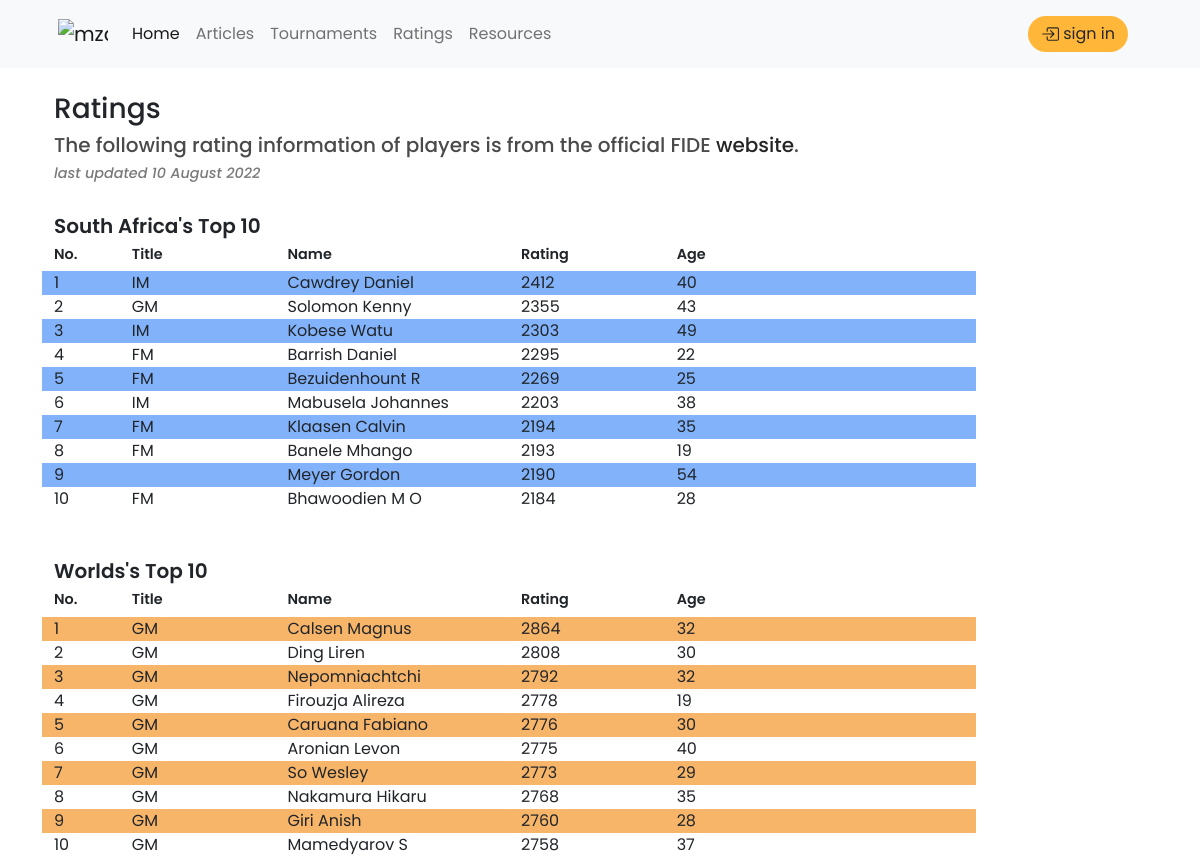
The app's page /ratings/, older data.
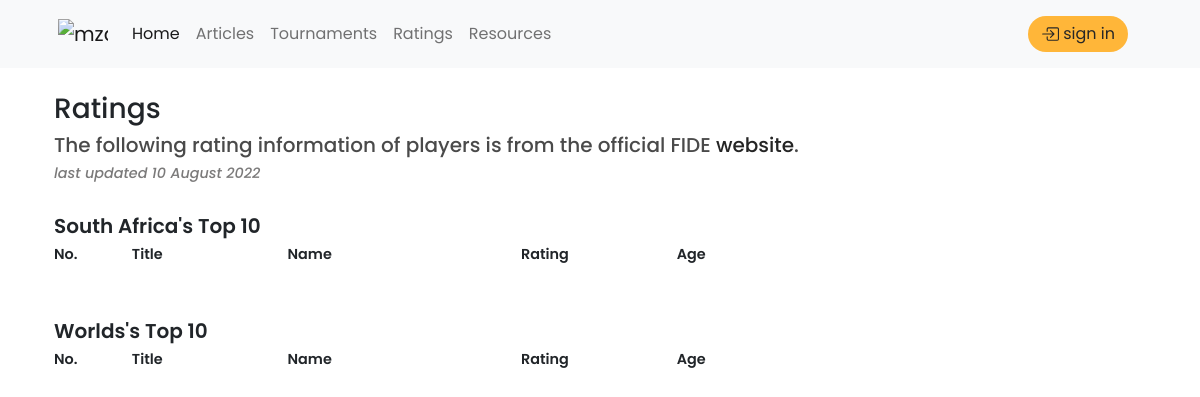
The same page, newer data.
### blog/models.py (models this page shows, shortened)
class Ratings(models.Model):
    position = models.IntegerField(default=0)
    player_name = models.CharField(max_length=200)
    player_title = models.CharField(max_length=10, choices=titles, default=" ")
    player_rating = models.IntegerField(default=0)
    age = models.CharField(max_length=4)
    class Meta:
        verbose_name_plural = "ratings"

class RatingsWorld(models.Model):
    position = models.IntegerField(default=0)
    player_name = models.CharField(max_length=200)
    player_title = models.CharField(max_length=10, choices=titles, default=" ")
    player_rating = models.IntegerField(default=0)
    age = models.CharField(max_length=4)
    class Meta:
        verbose_name_plural = "world_ratings"

### blog/views.py (the view)
# urls.py: path("ratings/",views.ratings,name='ratings'),
def ratings(request):
    player_info = Ratings.objects.all().order_by("position")
    player_info_world = RatingsWorld.objects.all().order_by("position")
    context = {"player_info":player_info,"player_info_world":player_info_world}
    return render(request, "blog/ratings.html",context)

### blog/templates/blog/ratings.html (shortened to what this page needs)
{% extends 'blog/base.html' %}
{% block content %}
<br>
<div class="container-fluid" style="width: 95%;">
<h3 style="margin-bottom: 0cm;">Ratings</h3>
<h5 style="color: rgb(74, 74, 74);margin-top: 0.2cm;"> The following rating information of players is from the official FIDE <a href="https://fide.com">website</a>.</h5>
<h6 style="font-style:oblique;color:rgb(123, 122, 122);font-size: 0.9rem;">last updated 10 August 2022 </h6>
<br>
<h5 style="font-weight: 600;">South Africa's Top 10 </h5>
<div class="col-12 col-lg-10">
    <div class="row">
        <div class="col-1">
            <h6 style="font-weight: 600;font-size: 0.9rem;"> No.</h6>
        </div>
        <div class="col-2">
            <h6 style="font-weight: 600;font-size: 0.9rem;" >Title</h6>
        </div>
        <div class="col-5 col-sm-3">
            <h6 style="font-weight: 600;font-size: 0.9rem;">Name</h6>
        </div>
        <div class="col-2" >
            <h6 style="font-weight: 600;font-size: 0.9rem;">Rating</h6>
        </div>
        <div class="col-1">
            <h6 style="font-weight: 600;font-size: 0.9rem;">Age</h6>
        </div>
    </div>
    {% for i in player_info %}
    {% if i.position|divisibleby:2 %}
    <div class="row" >
        {% else %}
        <div class="row" style="background-color: #82B2FA;" >
    {% endif %}
        <div class="col-1">
            {{i.position}}
        </div>
        <div class="col-2">
            {{i.player_title}}
        </div>
        <div class="col-5 col-sm-3">
            {{i.player_name}}
        </div>
        <div class="col-2">
            {{i.player_rating}}
        </div>
        <div class="col-1">
            {{i.age}}
        </div>
    </div>
    {% endfor %}
    </div>
    <br>
    <br>
    <h5 style="font-weight: 600;">Worlds's Top 10 </h5>
    <div class="col-12 col-lg-10">
    <div class="row">
        <div class="col-1">
            <h6 style="font-weight: 600;font-size: 0.9rem;"> No.</h6>
        </div>
        <div class="col-2">
            <h6 style="font-weight: 600;font-size: 0.9rem;" >Title</h6>
        </div>
        <div class="col-5 col-sm-3">
            <h6 style="font-weight: 600;font-size: 0.9rem;">Name</h6>
        </div>
        <div class="col-2" >
            <h6 style="font-weight: 600;font-size: 0.9rem;">Rating</h6>
        </div>
        <div class="col-1">
            <h6 style="font-weight: 600;font-size: 0.9rem;">Age</h6>
        </div>
    </div>
    {% for i in player_info_world %}
    {% if i.position|divisibleby:2 %}
    <div class="row" >
        {% else %}
        <div class="row" style="background-color: #f7b56a;" >
    {% endif %}
        <div class="col-1">
            {{i.position}}
        </div>
        <div class="col-2">
            {{i.player_title}}
        </div>
        <div class="col-5 col-sm-3">
            {{i.player_name}}
        </div>
        <div class="col-2">
            {{i.player_rating}}
        </div>
        <div class="col-1">
            {{i.age}}
        </div>
    </div>
    {% endfor %}
    </div>
    </div>
{% endblock content %}

### blog/templates/blog/base.html (shortened to what this page needs)
<!DOCTYPE html>
<html lang="en">
    <head>
        {% load static %}
        {% load bootstrap5 %}
        {% bootstrap_css %}
        <link href="https://cdn.jsdelivr.net/npm/bootstrap@5.0.2/dist/css/bootstrap.min.css" rel="stylesheet">
        <link href="{% static 'css/main.css' %}" rel="stylesheet" />
    </head>
    <nav class="navbar navbar-expand-lg navbar-light bg-light">
      <div class="container-fluid">
          <a id="logo"  class="navbar-brand d-flex" href="{% url 'blog:blog' %}" style="margin-left: 0.5cm;">
            <img  src="{% static 'images/logo.png' %}" alt="mzansi chess,south africa chess and tournaments">
            </a>
        <div class="collapse navbar-collapse" id="navbarText">
          <ul class="navbar-nav me-auto mb-2 mb-lg-0">
            <li class="nav-item">
              <a class="nav-link active" aria-current="page" href="{% url 'blog:blog' %}">Home</a>
            </li>
            <li class="nav-item">
              <a class="nav-link" href="#">Articles</a>
            </li>
            <li class="nav-item">
              <a class="nav-link" href="{% url 'blog:tournaments' %}">Tournaments</a>
            </li>
            <li class="nav-item">
              <a class="nav-link" href="{% url 'blog:ratings' %}">Ratings</a>
            </li>
            <li class="nav-item">
              <a class="nav-link" href="#">Resources</a>
            </li>
          </ul>
          <span style="margin-right: 3rem;" class="navbar-text">
            <a id="login-btn" class="btn rounded-pill btn-sm" href="#">
              sign in
             </a>
          </span>
        </div>
      </div>
    </nav>
    <body>
        {% block content %}
        {% endblock content %}
    </body>
</html>

### static/css/main.css (style rules this page uses)
body { font-family: "Poppins", sans-serif; }
a { text-decoration: none; color: rgb(37, 37, 37); }
#login-btn { background-color: #ffb639; color: rgb(39, 39, 39); font-size: 1rem; padding: 0.3rem 0.5rem 0.3rem 0.5rem; min-width: 100px; text-decoration: none; }

### blog/templates/blog/base.html (style rules this page uses)
#logo img { margin-left: 0.4cm; width:50px; }

Row changes from the older to the newer data that the page shows:
removed Ratings: position "1", player_title "IM", player_name "Cawdrey Daniel", player_rating "2412", age "40"
removed Ratings: position "2", player_title "GM", player_name "Solomon Kenny", player_rating "2355", age "43"
removed Ratings: position "3", player_title "IM", player_name "Kobese Watu", player_rating "2303", age "49"
removed Ratings: position "4", player_title "FM", player_name "Barrish Daniel", player_rating "2295", age "22"
removed Ratings: position "5", player_title "FM", player_name "Bezuidenhount R", player_rating "2269", age "25"
removed Ratings: position "6", player_title "IM", player_name "Mabusela Johannes", player_rating "2203", age "38"
removed Ratings: position "7", player_title "FM", player_name "Klaasen Calvin", player_rating "2194", age "35"
removed Ratings: position "8", player_title "FM", player_name "Banele Mhango", player_rating "2193", age "19"
removed Ratings: position "9", player_name "Meyer Gordon", player_rating "2190", age "54"
removed Ratings: position "10", player_title "FM", player_name "Bhawoodien M O", player_rating "2184", age "28"
removed RatingsWorld: position "1", player_title "GM", player_name "Calsen Magnus", player_rating "2864", age "32"
removed RatingsWorld: position "2", player_title "GM", player_name "Ding Liren", player_rating "2808", age "30"
removed RatingsWorld: position "3", player_title "GM", player_name "Nepomniachtchi", player_rating "2792", age "32"
removed RatingsWorld: position "4", player_title "GM", player_name "Firouzja Alireza", player_rating "2778", age "19"
removed RatingsWorld: position "5", player_title "GM", player_name "Caruana Fabiano", player_rating "2776", age "30"
removed RatingsWorld: position "6", player_title "GM", player_name "Aronian Levon", player_rating "2775", age "40"
removed RatingsWorld: position "7", player_title "GM", player_name "So Wesley", player_rating "2773", age "29"
removed RatingsWorld: position "8", player_title "GM", player_name "Nakamura Hikaru", player_rating "2768", age "35"
removed RatingsWorld: position "9", player_title "GM", player_name "Giri Anish", player_rating "2760", age "28"
removed RatingsWorld: position "10", player_title "GM", player_name "Mamedyarov S", player_rating "2758", age "37"
